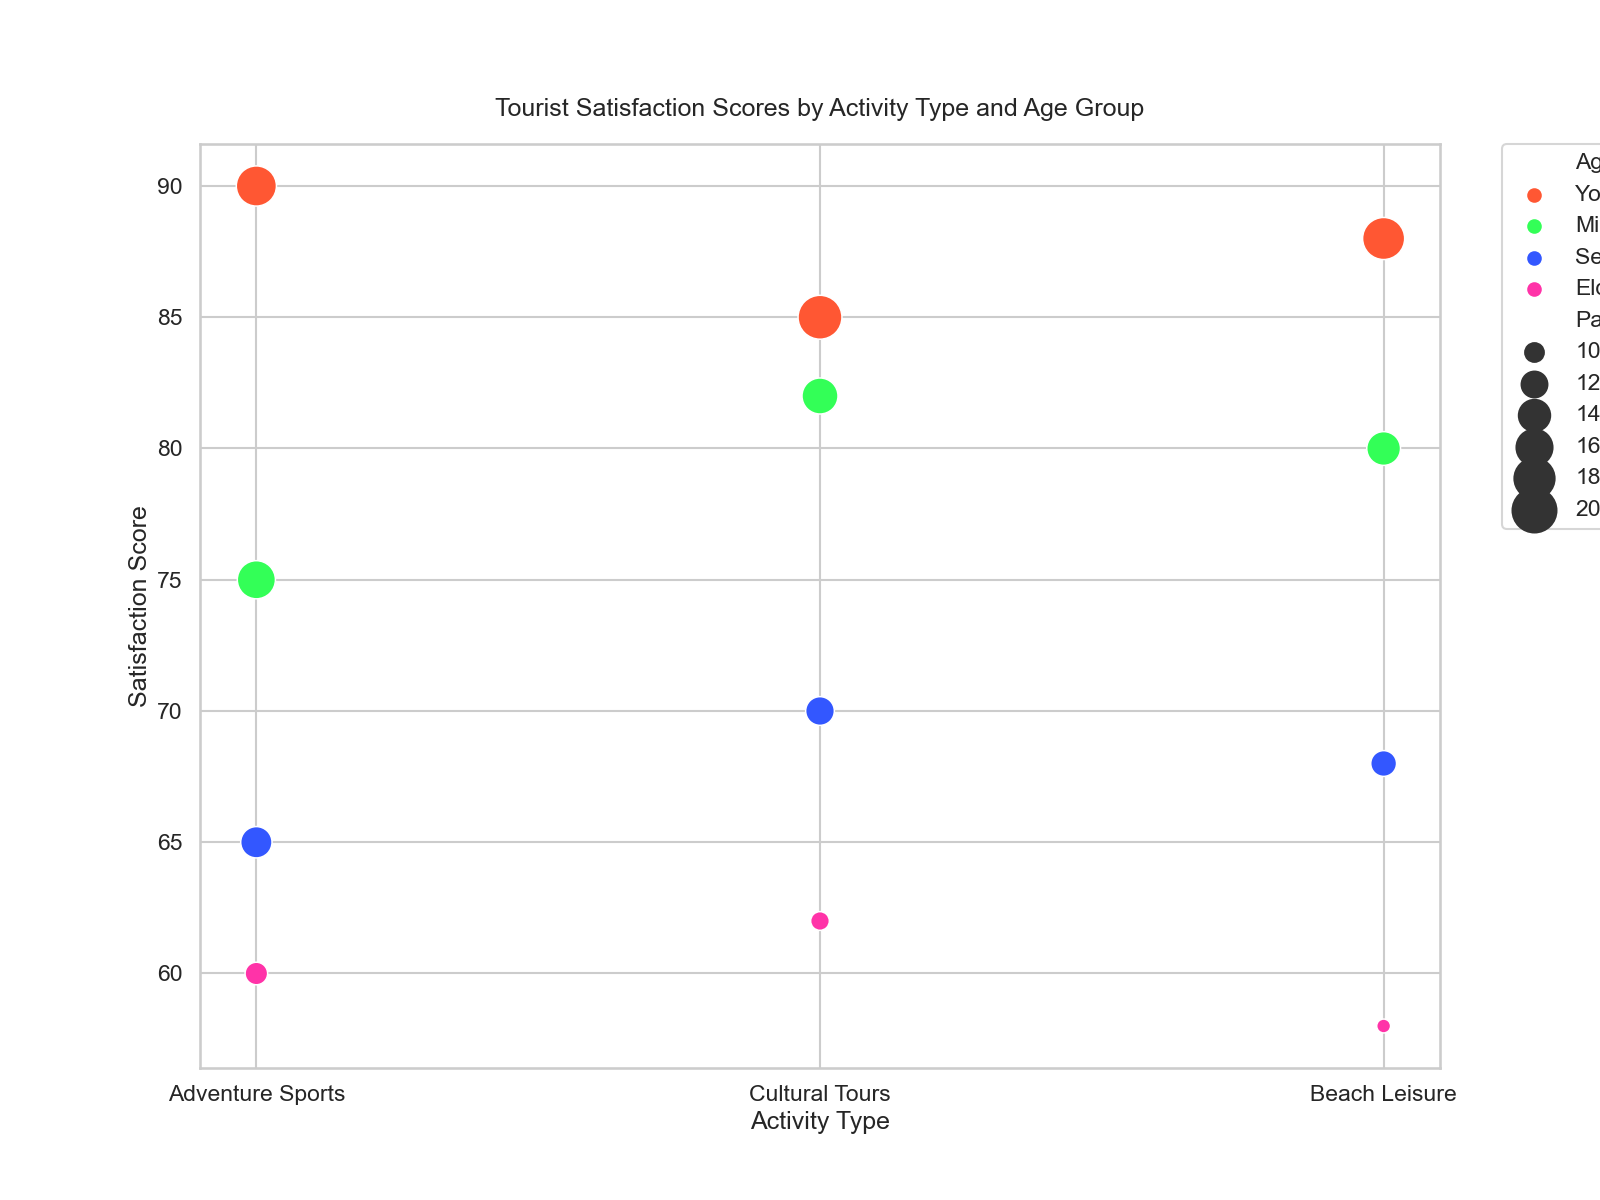

Source code (Python):

import seaborn as sns
import matplotlib.pyplot as plt
import pandas as pd

# Data points
data = {
    'Age Group': ['Young Adult', 'Young Adult', 'Young Adult', 'Middle-aged', 'Middle-aged', 'Middle-aged',
                  'Senior', 'Senior', 'Senior', 'Elderly', 'Elderly', 'Elderly'],
    'Activity Type': ['Adventure Sports', 'Cultural Tours', 'Beach Leisure', 'Adventure Sports', 'Cultural Tours', 
                      'Beach Leisure', 'Adventure Sports', 'Cultural Tours', 'Beach Leisure', 'Adventure Sports', 
                      'Cultural Tours', 'Beach Leisure'],
    'Satisfaction Score': [90, 85, 88, 75, 82, 80, 65, 70, 68, 60, 62, 58],
    'Participants': [180, 200, 190, 170, 160, 150, 140, 130, 120, 110, 100, 90]
}

# Create DataFrame
df = pd.DataFrame(data)

# Plotting
plt.figure(figsize=(16, 12))
bubble_plot = sns.scatterplot(data=df, x='Activity Type', y='Satisfaction Score', size='Participants',
                              sizes=(100, 1000), hue='Age Group',
                              palette=["#ff5733", "#33ff57", "#3357ff", "#ff33a8"])

# Customizing the plot
bubble_plot.set_title('Tourist Satisfaction Scores by Activity Type and Age Group', pad=20)
plt.legend(bbox_to_anchor=(1.05, 1), loc=2, borderaxespad=0.)
bubble_plot.set_xlabel("Activity Type")
bubble_plot.set_ylabel("Satisfaction Score")

# Show the plot
plt.show()
